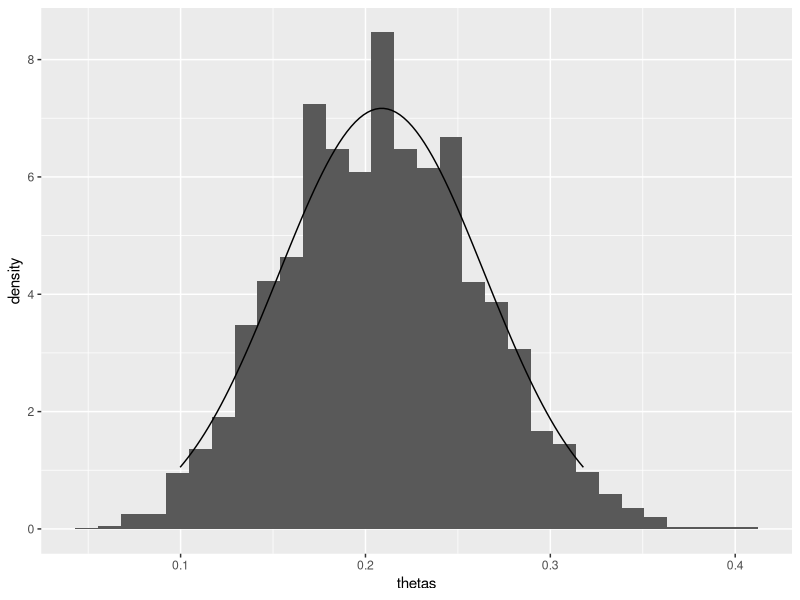

R code for this plot:
library(dplyr)
library(ggplot2)


dist <- function(n) runif(n)
dist <- function(n) rgamma(n, 1, 5)
phi <- function(x) x
alpha <- 0.05

nsamp <- 10
x <- dist(nsamp)
phix <- phi(x)

## Asintótico
theta_hat <- mean(phix)
s <- sd(phix)
IC <- data.frame(Estimate=theta_hat,
                 sd = s,
                 LI=theta_hat + qnorm(alpha/2)*s/sqrt(nsamp),
                 UI=theta_hat + qnorm(1 - alpha/2)*s/sqrt(nsamp))
IC$IC_length <- IC$UI-IC$LI
IC
aux <- data.frame(x=seq(IC$LI,IC$UI,l=100))
aux$y <- dnorm(aux$x, theta_hat, s/sqrt(nsamp))
#qplot(x, y, data=aux, geom='line')

## Bootstrap
nboot <- 10000
theta_hat <- mean(phix)
thetas <- numeric(nboot)
for(i in 1:nboot){
  xb <- sample(x, nsamp, replace = TRUE)
  thetas[i] <- mean(phi(xb))
}
s <- sd(thetas)
# Intervalos no centrados
IC_BS <- data.frame(Estimate=theta_hat,
                    sd=s,
                    LI=as.numeric(quantile(thetas, alpha/2)),
                    UI=as.numeric(quantile(thetas, 1 - alpha/2))) %>%
  mutate(IC_length = UI - LI)
IC_BS
ggplot() +
  geom_histogram(aes(thetas, ..density..)) +
  geom_line(data=aux, aes(x,y))











